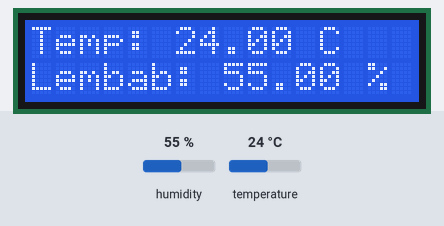
Simulated run of this sketch. Board: Arduino Uno, built with avr-gcc and run on an emulated ATmega328P. Parts: 16×2 character LCD. The inputs (shaded band) are chosen by the test bench; at power-on: humidity 55 %, temperature 24 °C. What the sketch prints to the serial monitor is not drawn.

Above: at 1.2 s.
1.3 s: humidity set to 22 %
At 4.5 s:
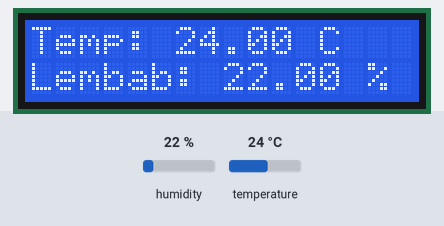
5.2 s: temperature set to 12 °C
At 6.8 s:
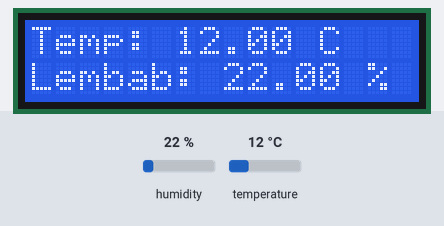
9.1 s: humidity set to 40 %
At 10.4 s:
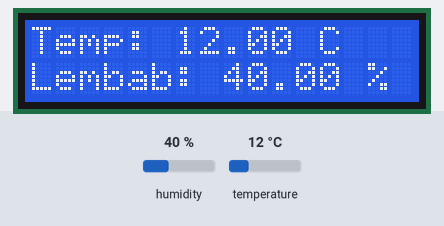
13.0 s: temperature set to 19 °C
At 16.2 s:
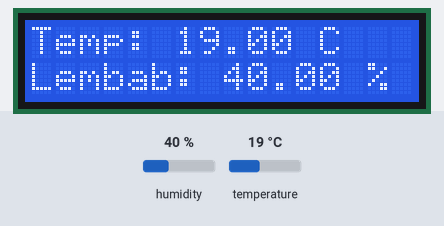
Timing chart, 0 to 17.7 s (numbered marks = the images above; inputs shaded):
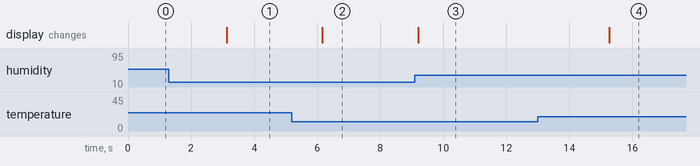

The sketch:

suhu.ino
```cpp
/* How to use the DHT-22 sensor with Arduino
   Temperature and humidity sensor and
   I2C LCD1602
   SDA --> A4
   SCL --> A5
   Dev: Panagiotis Papadopoulos // Date: 7/6/2016 // */

//Libraries
#include <DHT.h>;
//I2C LCD:
#include <LiquidCrystal_I2C.h>
#include <Wire.h>

LiquidCrystal_I2C lcd(0x27,16,2); // set the LCD address to 0x27 for a 16 chars and 2 line display

//Constants
#define DHTPIN 2     // what pin we're connected to
#define DHTTYPE DHT22   // DHT 22  (AM2302)
DHT dht(DHTPIN, DHTTYPE); //// Initialize DHT sensor for normal 16mhz Arduino

//Variables
//int chk;
float hum;  //Stores humidity value
float temp; //Stores temperature value


void setup()
{
    Serial.begin(9600);
    Serial.println("ppdo's Temp and Humidity Sensor Test");
  dht.begin();
    lcd.init(); //initialize the lcd
    lcd.backlight(); //open the backlight
}

void loop()
{
    //Read data and store it to variables hum and temp
    // Reading temperature or humidity takes about 250 milliseconds!

    hum = dht.readHumidity();
    temp= dht.readTemperature();
    //Print temp and humidity values to serial monitor
    Serial.print("Humidity: ");
    Serial.print(hum);
    Serial.print(" %, Temp: ");
    Serial.print(temp);
    Serial.println(" Celsius");


// set the cursor to (0,0):
    lcd.setCursor(0, 0);
// print from 0 to 9:

    lcd.print("Temp: ");
    lcd.print(temp);
    lcd.print(" C");

    lcd.setCursor(0, 1);

    lcd.print("Lembab: ");
    lcd.print(hum);
    lcd.print(" %");

  delay(3000); //Delay 3 sec.
}
```

Measured:
- after the input at 1.3 s, the display: changes after 1.8 s (image 1)
- after the input at 5.2 s, the display: changes after 0.97 s (image 2)
- after the input at 9.1 s, the display: changes after 0.10 s (image 3)
- after the input at 13.0 s, the display: changes after 2.3 s (image 4)
